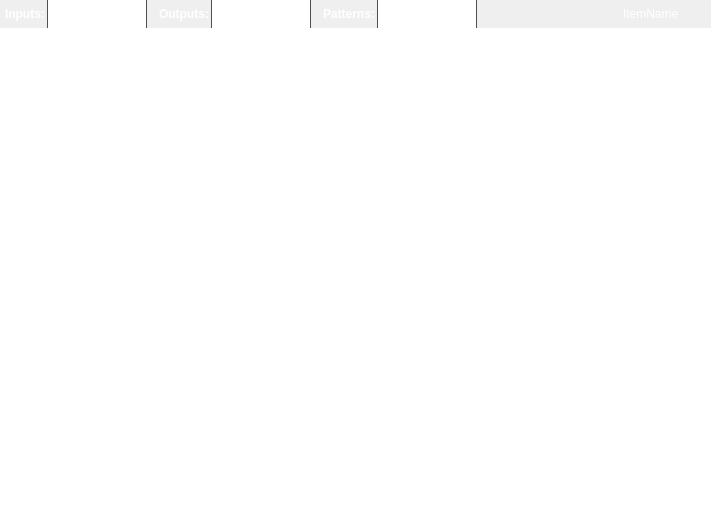
<?xml version="1.0" encoding="UTF-8"?>
<ui version="4.0">
 <class>TrainingPatternWidget</class>
 <widget class="QWidget" name="TrainingPatternWidget">
  <property name="geometry">
   <rect>
    <x>0</x>
    <y>0</y>
    <width>711</width>
    <height>515</height>
   </rect>
  </property>
  <property name="sizePolicy">
   <sizepolicy hsizetype="Preferred" vsizetype="Preferred">
    <horstretch>1</horstretch>
    <verstretch>0</verstretch>
   </sizepolicy>
  </property>
  <property name="minimumSize">
   <size>
    <width>80</width>
    <height>0</height>
   </size>
  </property>
  <property name="windowTitle">
   <string>Form</string>
  </property>
  <layout class="QVBoxLayout" name="verticalLayout">
   <property name="spacing">
    <number>0</number>
   </property>
   <property name="margin">
    <number>0</number>
   </property>
   <item>
    <widget class="QFrame" name="topToolBar">
     <property name="minimumSize">
      <size>
       <width>0</width>
       <height>28</height>
      </size>
     </property>
     <property name="maximumSize">
      <size>
       <width>16777215</width>
       <height>28</height>
      </size>
     </property>
     <property name="styleSheet">
      <string notr="true">#topToolBar{
	background-image: url(:toolbar);
}</string>
     </property>
     <property name="lineWidth">
      <number>0</number>
     </property>
     <layout class="QHBoxLayout" name="horizontalLayout">
      <property name="spacing">
       <number>2</number>
      </property>
      <property name="margin">
       <number>0</number>
      </property>
      <item>
       <widget class="QLabel" name="label">
        <property name="text">
         <string>&lt;html&gt;&lt;head/&gt;&lt;body&gt;&lt;p&gt;&lt;span style=&quot; font-weight:600; color:#ffffff;&quot;&gt;Inputs:&lt;/span&gt;&lt;/p&gt;&lt;/body&gt;&lt;/html&gt;</string>
        </property>
        <property name="indent">
         <number>5</number>
        </property>
       </widget>
      </item>
      <item>
       <widget class="QSpinBox" name="spinBox">
        <property name="minimumSize">
         <size>
          <width>100</width>
          <height>28</height>
         </size>
        </property>
        <property name="styleSheet">
         <string notr="true">QSpinBox{
	color: white;
	background-image: url(:/toolbarMidLight);
	border: 0px;
	margin: 0px;
	padding: 0px;
	border-left: 1px solid rgb(80, 80, 80);
	border-right: 1px solid rgb(80, 80, 80);
}

QSpinBox:hover{
	background-image: url(:/toolbarLight);
	border: 0px;
	margin: 0px;
	padding: 0px;
	border-left: 1px solid rgb(80, 80, 80);
	border-right: 1px solid rgb(80, 80, 80);
}

QSpinBox::up-button{
	border: 0px;
	margin: 0px;
	padding: 0px;
	width: 13px;
	height: 14px;
}

QSpinBox::down-button{
	border: 0px;
	margin: 0px;
	padding: 0px;
	width: 13px;
	height: 14px;
}

QSpinBox::up-arrow{
	image: url(:/spinBoxUp);
}

QSpinBox::down-arrow{
	image: url(:/spinBoxDown);
}</string>
        </property>
        <property name="frame">
         <bool>false</bool>
        </property>
        <property name="minimum">
         <number>1</number>
        </property>
       </widget>
      </item>
      <item>
       <widget class="QLabel" name="label_2">
        <property name="text">
         <string>&lt;html&gt;&lt;head/&gt;&lt;body&gt;&lt;p&gt;&lt;span style=&quot; font-weight:600; color:#ffffff;&quot;&gt;Outputs:&lt;/span&gt;&lt;/p&gt;&lt;/body&gt;&lt;/html&gt;</string>
        </property>
        <property name="indent">
         <number>10</number>
        </property>
       </widget>
      </item>
      <item>
       <widget class="QSpinBox" name="spinBox_2">
        <property name="minimumSize">
         <size>
          <width>100</width>
          <height>28</height>
         </size>
        </property>
        <property name="styleSheet">
         <string notr="true">QSpinBox{
	color: white;
	background-image: url(:/toolbarMidLight);
	border: 0px;
	margin: 0px;
	padding: 0px;
	border-left: 1px solid rgb(80, 80, 80);
	border-right: 1px solid rgb(80, 80, 80);
}

QSpinBox:hover{
	background-image: url(:/toolbarLight);
	border: 0px;
	margin: 0px;
	padding: 0px;
	border-left: 1px solid rgb(80, 80, 80);
	border-right: 1px solid rgb(80, 80, 80);
}

QSpinBox::up-button{
	border: 0px;
	margin: 0px;
	padding: 0px;
	width: 13px;
	height: 14px;
}

QSpinBox::down-button{
	border: 0px;
	margin: 0px;
	padding: 0px;
	width: 13px;
	height: 14px;
}

QSpinBox::up-arrow{
	image: url(:/spinBoxUp);
}

QSpinBox::down-arrow{
	image: url(:/spinBoxDown);
}</string>
        </property>
        <property name="frame">
         <bool>false</bool>
        </property>
        <property name="minimum">
         <number>1</number>
        </property>
       </widget>
      </item>
      <item>
       <widget class="QLabel" name="label_3">
        <property name="text">
         <string>&lt;html&gt;&lt;head/&gt;&lt;body&gt;&lt;p&gt;&lt;span style=&quot; font-weight:600; color:#ffffff;&quot;&gt;Patterns:&lt;/span&gt;&lt;/p&gt;&lt;/body&gt;&lt;/html&gt;</string>
        </property>
        <property name="indent">
         <number>10</number>
        </property>
       </widget>
      </item>
      <item>
       <widget class="QSpinBox" name="spinBox_3">
        <property name="minimumSize">
         <size>
          <width>100</width>
          <height>28</height>
         </size>
        </property>
        <property name="styleSheet">
         <string notr="true">QSpinBox{
	color: white;
	background-image: url(:/toolbarMidLight);
	border: 0px;
	margin: 0px;
	padding: 0px;
	border-left: 1px solid rgb(80, 80, 80);
	border-right: 1px solid rgb(80, 80, 80);
}

QSpinBox:hover{
	background-image: url(:/toolbarLight);
	border: 0px;
	margin: 0px;
	padding: 0px;
	border-left: 1px solid rgb(80, 80, 80);
	border-right: 1px solid rgb(80, 80, 80);
}

QSpinBox::up-button{
	border: 0px;
	margin: 0px;
	padding: 0px;
	width: 13px;
	height: 14px;
}

QSpinBox::down-button{
	border: 0px;
	margin: 0px;
	padding: 0px;
	width: 13px;
	height: 14px;
}

QSpinBox::up-arrow{
	image: url(:/spinBoxUp);
}

QSpinBox::down-arrow{
	image: url(:/spinBoxDown);
}</string>
        </property>
        <property name="frame">
         <bool>false</bool>
        </property>
        <property name="minimum">
         <number>1</number>
        </property>
       </widget>
      </item>
      <item>
       <spacer name="horizontalSpacer">
        <property name="orientation">
         <enum>Qt::Horizontal</enum>
        </property>
        <property name="sizeHint" stdset="0">
         <size>
          <width>94</width>
          <height>20</height>
         </size>
        </property>
       </spacer>
      </item>
      <item>
       <widget class="QLabel" name="itemName">
        <property name="palette">
         <palette>
          <active>
           <colorrole role="WindowText">
            <brush brushstyle="SolidPattern">
             <color alpha="255">
              <red>255</red>
              <green>255</green>
              <blue>255</blue>
             </color>
            </brush>
           </colorrole>
          </active>
          <inactive>
           <colorrole role="WindowText">
            <brush brushstyle="SolidPattern">
             <color alpha="255">
              <red>255</red>
              <green>255</green>
              <blue>255</blue>
             </color>
            </brush>
           </colorrole>
          </inactive>
          <disabled>
           <colorrole role="WindowText">
            <brush brushstyle="SolidPattern">
             <color alpha="255">
              <red>152</red>
              <green>152</green>
              <blue>153</blue>
             </color>
            </brush>
           </colorrole>
          </disabled>
         </palette>
        </property>
        <property name="font">
         <font>
          <weight>50</weight>
          <bold>false</bold>
         </font>
        </property>
        <property name="text">
         <string>ItemName</string>
        </property>
       </widget>
      </item>
      <item>
       <widget class="QToolButton" name="toolButton_2">
        <property name="minimumSize">
         <size>
          <width>0</width>
          <height>28</height>
         </size>
        </property>
        <property name="icon">
         <iconset resource="../styles.qrc">
          <normaloff>:/close22</normaloff>:/close22</iconset>
        </property>
        <property name="iconSize">
         <size>
          <width>22</width>
          <height>22</height>
         </size>
        </property>
        <property name="autoRaise">
         <bool>true</bool>
        </property>
       </widget>
      </item>
     </layout>
    </widget>
   </item>
   <item>
    <widget class="QTableView" name="tableView">
     <property name="contextMenuPolicy">
      <enum>Qt::CustomContextMenu</enum>
     </property>
     <property name="frameShape">
      <enum>QFrame::NoFrame</enum>
     </property>
     <property name="lineWidth">
      <number>0</number>
     </property>
     <property name="cornerButtonEnabled">
      <bool>true</bool>
     </property>
     <attribute name="horizontalHeaderCascadingSectionResizes">
      <bool>false</bool>
     </attribute>
     <attribute name="horizontalHeaderDefaultSectionSize">
      <number>80</number>
     </attribute>
     <attribute name="horizontalHeaderMinimumSectionSize">
      <number>25</number>
     </attribute>
     <attribute name="verticalHeaderDefaultSectionSize">
      <number>20</number>
     </attribute>
     <attribute name="verticalHeaderMinimumSectionSize">
      <number>20</number>
     </attribute>
    </widget>
   </item>
  </layout>
 </widget>
 <resources>
  <include location="../styles.qrc"/>
 </resources>
 <connections/>
</ui>
